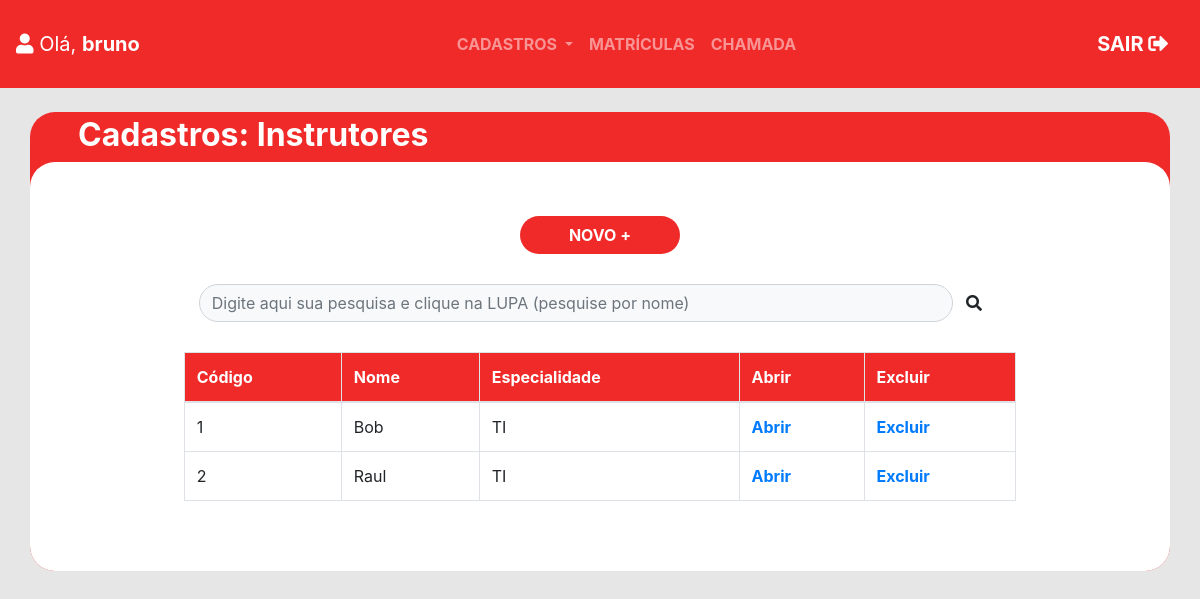
/instrutores/ (signed in), run on an earlier commit of the app's database.
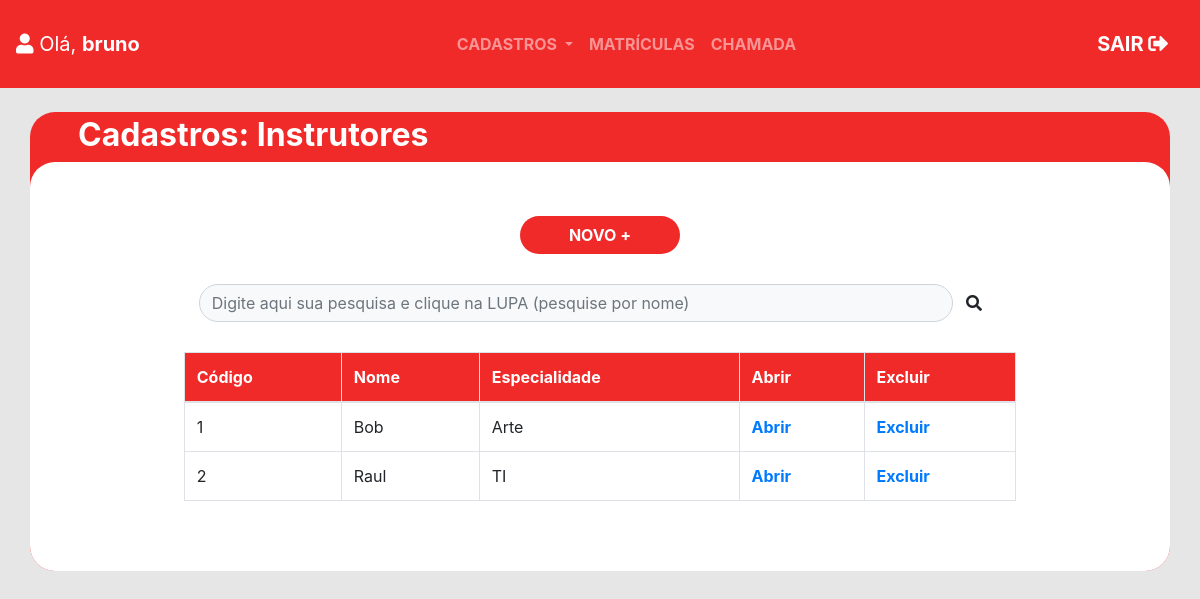
And on a later commit of the database.
### caritas_app/models.py (models this page shows, shortened)
class Instrutor(models.Model):
    cod_instrutor = models.AutoField(auto_created=True, primary_key=True)
    nome_instrutor = models.CharField(max_length=50, null=False)
    especialidade_instrutor = models.CharField(max_length=9, null=False)
    rg_instrutor = models.CharField(max_length=9, null=False)
    cpf_instrutor = models.CharField(max_length=11, null=False)
    nascimento_instrutor = models.DateField(null=False)
    rua_instrutor = models.CharField(max_length=50, null=False)
    numero_instrutor = models.CharField(max_length=5, null=False)
    bairro_instrutor = models.CharField(max_length=30, null=False)
    cidade_instrutor = models.CharField(max_length=30, null=False)
    telefone_instrutor = models.CharField(max_length=11, null=False)
    email_instrutor = models.EmailField()
    class Meta:
        db_table = 'instrutor'

### caritas_app/views.py (the view)
# urls.py: path('instrutores/', views.lista_instrutores, name='url_instrutor'),
@login_required(login_url='/login/')
def lista_instrutores(request):
    instrutor = tabela.Instrutor.objects.all()
    pesquisa = request.GET.get('pesquisa')
    if pesquisa:
        instrutor = tabela.Instrutor.objects.filter(nome_instrutor__icontains=pesquisa)
    dados = {'instrutores': instrutor}
    return render(request, 'instrutor.html', dados)

### caritas_app/templates/instrutor.html (shortened to what this page needs)
<!DOCTYPE html>
<html lang="pt-br">
<head>
  {% include "partials/head.html" %}
</head>
<body style="background-color: #E6E6E6">
  {% include "partials/navbar.html" %}
  <br>
  <div class="container px-0 " style="background-color: #F02929;border-radius: 25px">
    <h2 class="font-weight-bolder ml-5 pt-1 text-white"> Cadastros: Instrutores </h2>
    <div class="container-fluid bg-white " style="border-radius: 25px">
      <div style="height: 30px"></div>
      <br>
      <div class="text-center">
        <a href="{% url 'url_instrutor_cadastro' %}">
          <button type="button" class="btn text-white px-5 font-weight-bolder"
            style="background-color: #F02929;border-radius: 25px"> NOVO +</button>
        </a>
      </div>
      <div style="height: 30px"></div>
      <div class="container w-75 mx-auto">
        <form class="form-inline" method="GET">
          <input type="text" class="form-control bg-light" placeholder="Digite aqui sua pesquisa e clique na LUPA (pesquise por nome)"
            name="pesquisa" style="width: 94%;border-radius: 25px">
          <button type="submit" class="btn"><i class="fas fa-search"></i></button>
        </form>
      </div>
      <div style="height: 30px"></div>
      <div class="w-75 mx-auto">
        <table class="table table-hover table-bordered">
          <thead style="background-color: #F02929; color: white">
            <tr>
              <th>Código</th>
              <th>Nome</th>
              <th>Especialidade</th>
              <th>Abrir</th>
              <th>Excluir</th>
            </tr>
          </thead>
          <tbody>
            {% for instrutor in instrutores %}
              <tr>
                <td>{{ instrutor.cod_instrutor }}</td>
                <td>{{ instrutor.nome_instrutor }}</td>
                <td>{{ instrutor.especialidade_instrutor }}</td>
                <th><a href="{% url 'url_instrutor_update' instrutor.cod_instrutor %}">Abrir</th></a>
                <th><a href="{% url 'url_instrutor_delete' instrutor.cod_instrutor %}">Excluir</th></a>
              </tr>
            {% endfor %}
          </tbody>
        </table>
      </div>
      <br>
      <div style="height: 30px"></div>
    </div>
  </div>
</body>
</html>

What changed in the data, as far as the page shows it:
changed Instrutor "Bob": especialidade_instrutor "TI" → "Arte"
